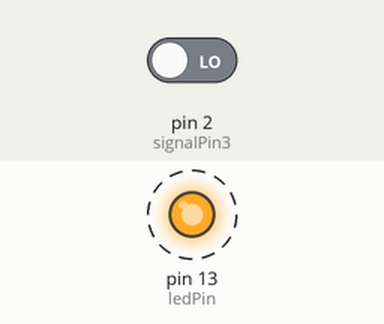
The sketch below on a simulated Arduino Uno, built with avr-gcc and run on an emulated ATmega328P. On the bench: output pins drawn as LEDs (lit = HIGH). Dashed ring = blinking. The test bench sets the inputs (shaded band); at power-on: pin 2 (signalPin3) LOW. What the sketch prints to the serial monitor is not drawn.

Above: at 1.25 s.
1.3 s: pin 2 (signalPin3) driven HIGH
Timing chart, 0 to 10.3 s (numbered marks = the images above; inputs shaded):
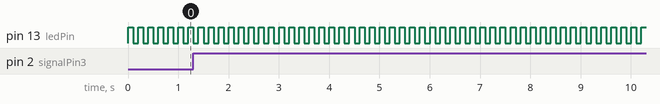

Measured:
- by itself, pin 13 (ledPin): alternates HIGH for 0.10 s and LOW for 0.10 s

The sketch:

ParallelTest1.ino
```cpp
const int signalPin1 =  0;
const int signalPin2 =  1;
const int signalPin3 =  2;
const int ledPin     = 13;

int ledDelay = 0;

bool spin1;
bool spin2;
bool spin3;

void setup() {
Serial.begin(9600);
  pinMode(ledPin,     OUTPUT);
  pinMode(signalPin1, INPUT);
  pinMode(signalPin2, INPUT);
  pinMode(signalPin3, INPUT);
}

int getDelay(bool pin1, bool pin2, bool pin3) {
  if        (!pin1 && !pin2 && !pin3) {
    return 100;
  } else if (!pin1 && !pin2 &&  pin3) {
    return 200;
  } else if (!pin1 &&  pin2 && !pin3) {
    return 300;
  } else if (!pin1 &&  pin2 &&  pin3) {
    return 400;
  } else if ( pin1 && !pin2 && !pin3) {
    return 500;
  } else if ( pin1 && !pin2 &&  pin3) {
    return 600;
  } else if ( pin1 &&  pin2 && !pin3) {
    return 700;
  } else {
    return 800;
  }
  return 1000;
}


void loop() {
  spin1 = digitalRead(signalPin1) == HIGH;
  spin2 = digitalRead(signalPin2) == HIGH;
  spin3 = digitalRead(signalPin3) == HIGH;
  Serial.print(spin1 ? "On   " : "Off ");
  Serial.print(spin2 ? "On   " : "Off ");
  Serial.print(spin3 ? "On" : "Off");
  Serial.println();

  ledDelay    = getDelay((digitalRead(signalPin1) == HIGH),
                         (digitalRead(signalPin2) == HIGH),
                         (digitalRead(signalPin3) == HIGH));

  digitalWrite(ledPin, HIGH);
  delay(100);
  digitalWrite(ledPin, LOW);
  delay(100);
}
```
